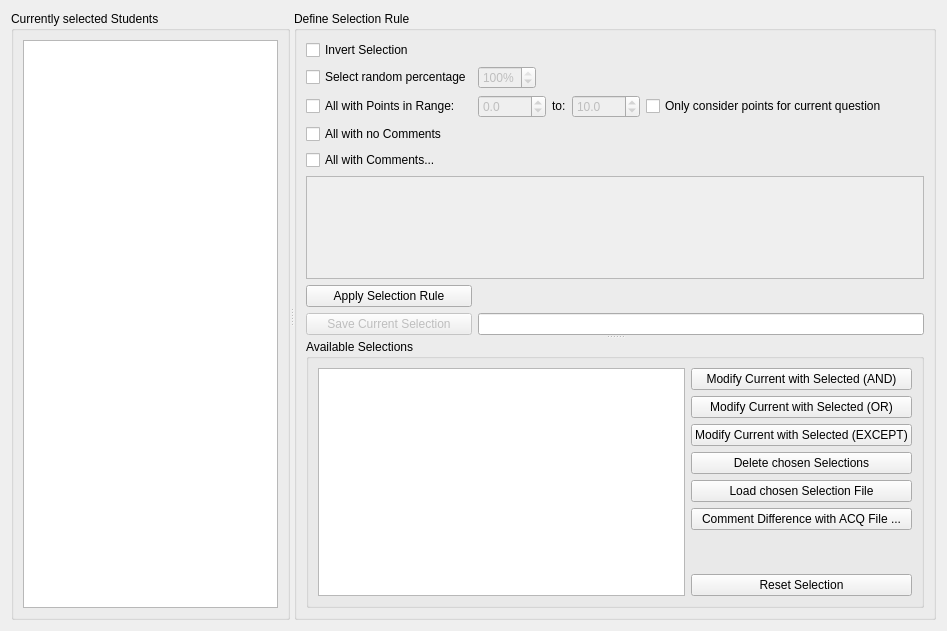
      <widget class="QWidget" name="tab_select">
       <attribute name="title">
        <string>Select</string>
       </attribute>
       <layout class="QHBoxLayout" name="horizontalLayout_4">
        <item>
         <widget class="QSplitter" name="splitter_2">
          <property name="orientation">
           <enum>Qt::Horizontal</enum>
          </property>
          <property name="childrenCollapsible">
           <bool>false</bool>
          </property>
          <widget class="QGroupBox" name="groupbox_select_currentSelection">
           <property name="maximumSize">
            <size>
             <width>300</width>
             <height>16777215</height>
            </size>
           </property>
           <property name="title">
            <string>Currently selected Students</string>
           </property>
           <layout class="QVBoxLayout" name="verticalLayout_6">
            <item>
             <widget class="QListWidget" name="list_select_currentlySelected"/>
            </item>
           </layout>
          </widget>
          <widget class="QGroupBox" name="groupbox_select_editSelection">
           <property name="sizePolicy">
            <sizepolicy hsizetype="Expanding" vsizetype="Expanding">
             <horstretch>0</horstretch>
             <verstretch>0</verstretch>
            </sizepolicy>
           </property>
           <property name="title">
            <string>Define Selection Rule</string>
           </property>
           <layout class="QVBoxLayout" name="verticalLayout_7">
            <item>
             <widget class="QSplitter" name="splitter_3">
              <property name="orientation">
               <enum>Qt::Vertical</enum>
              </property>
              <property name="childrenCollapsible">
               <bool>false</bool>
              </property>
              <widget class="QWidget" name="layoutWidget">
               <layout class="QGridLayout" name="gridlayout_select_defineRule">
                <item row="4" column="0" colspan="2">
                 <widget class="QCheckBox" name="checkbox_select_withComments">
                  <property name="text">
                   <string>All with Comments...</string>
                  </property>
                 </widget>
                </item>
                <item row="2" column="0">
                 <widget class="QCheckBox" name="checkbox_select_pointsRange">
                  <property name="text">
                   <string>All with Points in Range:</string>
                  </property>
                 </widget>
                </item>
                <item row="5" column="0" colspan="2">
                 <widget class="QScrollArea" name="scrollarea_select_withComments">
                  <property name="widgetResizable">
                   <bool>true</bool>
                  </property>
                  <widget class="QWidget" name="verticallayout_select_withComments_2">
                   <property name="geometry">
                    <rect>
                     <x>0</x>
                     <y>0</y>
                     <width>996</width>
                     <height>135</height>
                    </rect>
                   </property>
                   <layout class="QVBoxLayout" name="verticallayout_select_withComments">
                    <item>
                     <spacer name="verticalspacer_select_withComments">
                      <property name="orientation">
                       <enum>Qt::Vertical</enum>
                      </property>
                      <property name="sizeHint" stdset="0">
                       <size>
                        <width>20</width>
                        <height>85</height>
                       </size>
                      </property>
                     </spacer>
                    </item>
                   </layout>
                  </widget>
                 </widget>
                </item>
                <item row="2" column="1">
                 <layout class="QHBoxLayout" name="horizontallayout_select_pointsRange">
                  <property name="sizeConstraint">
                   <enum>QLayout::SetDefaultConstraint</enum>
                  </property>
                  <item>
                   <widget class="QDoubleSpinBox" name="spinbox_select_pointsFrom">
                    <property name="enabled">
                     <bool>false</bool>
                    </property>
                    <property name="decimals">
                     <number>1</number>
                    </property>
                    <property name="minimum">
                     <double>-1000.000000000000000</double>
                    </property>
                    <property name="maximum">
                     <double>1000.000000000000000</double>
                    </property>
                    <property name="singleStep">
                     <double>0.500000000000000</double>
                    </property>
                   </widget>
                  </item>
                  <item>
                   <widget class="QLabel" name="label_select_to">
                    <property name="sizePolicy">
                     <sizepolicy hsizetype="Fixed" vsizetype="Fixed">
                      <horstretch>0</horstretch>
                      <verstretch>0</verstretch>
                     </sizepolicy>
                    </property>
                    <property name="text">
                     <string>to:</string>
                    </property>
                   </widget>
                  </item>
                  <item>
                   <widget class="QDoubleSpinBox" name="spinbox_select_pointsTo">
                    <property name="enabled">
                     <bool>false</bool>
                    </property>
                    <property name="decimals">
                     <number>1</number>
                    </property>
                    <property name="minimum">
                     <double>-1000.000000000000000</double>
                    </property>
                    <property name="maximum">
                     <double>1000.000000000000000</double>
                    </property>
                    <property name="singleStep">
                     <double>0.500000000000000</double>
                    </property>
                    <property name="value">
                     <double>10.000000000000000</double>
                    </property>
                   </widget>
                  </item>
                  <item>
                   <widget class="QCheckBox" name="checkbox_select_onlyCurrentQuestion">
                    <property name="text">
                     <string>Only consider points for current question</string>
                    </property>
                   </widget>
                  </item>
                  <item>
                   <spacer name="horizontalspacer_select_pointsRange">
                    <property name="orientation">
                     <enum>Qt::Horizontal</enum>
                    </property>
                    <property name="sizeHint" stdset="0">
                     <size>
                      <width>40</width>
                      <height>20</height>
                     </size>
                    </property>
                   </spacer>
                  </item>
                 </layout>
                </item>
                <item row="8" column="0">
                 <widget class="QPushButton" name="button_select_saveRule">
                  <property name="enabled">
                   <bool>false</bool>
                  </property>
                  <property name="text">
                   <string>Save Current Selection</string>
                  </property>
                 </widget>
                </item>
                <item row="3" column="0">
                 <widget class="QCheckBox" name="checkbox_select_noComments">
                  <property name="text">
                   <string>All with no Comments</string>
                  </property>
                 </widget>
                </item>
                <item row="8" column="1">
                 <widget class="QLineEdit" name="textbox_select_selectionName">
                  <property name="text">
                   <string/>
                  </property>
                 </widget>
                </item>
                <item row="1" column="0">
                 <widget class="QCheckBox" name="checkbox_select_percentage">
                  <property name="text">
                   <string>Select random percentage</string>
                  </property>
                 </widget>
                </item>
                <item row="0" column="0">
                 <widget class="QCheckBox" name="checkbox_select_invert">
                  <property name="text">
                   <string>Invert Selection</string>
                  </property>
                 </widget>
                </item>
                <item row="1" column="1">
                 <layout class="QHBoxLayout" name="horizontallayout_select_random">
                  <item>
                   <widget class="QSpinBox" name="spinbox_select_percentage">
                    <property name="enabled">
                     <bool>false</bool>
                    </property>
                    <property name="suffix">
                     <string>%</string>
                    </property>
                    <property name="minimum">
                     <number>1</number>
                    </property>
                    <property name="maximum">
                     <number>100</number>
                    </property>
                    <property name="value">
                     <number>100</number>
                    </property>
                   </widget>
                  </item>
                  <item>
                   <spacer name="horizontalspacer_select_random">
                    <property name="orientation">
                     <enum>Qt::Horizontal</enum>
                    </property>
                    <property name="sizeHint" stdset="0">
                     <size>
                      <width>40</width>
                      <height>20</height>
                     </size>
                    </property>
                   </spacer>
                  </item>
                 </layout>
                </item>
                <item row="6" column="0">
                 <widget class="QPushButton" name="button_select_applyRule">
                  <property name="text">
                   <string>Apply Selection Rule</string>
                  </property>
                 </widget>
                </item>
               </layout>
              </widget>
              <widget class="QGroupBox" name="groupbox_select_availableSelections">
               <property name="sizePolicy">
                <sizepolicy hsizetype="Expanding" vsizetype="Expanding">
                 <horstretch>0</horstretch>
                 <verstretch>0</verstretch>
                </sizepolicy>
               </property>
               <property name="maximumSize">
                <size>
                 <width>16777215</width>
                 <height>16777215</height>
                </size>
               </property>
               <property name="title">
                <string>Available Selections</string>
               </property>
               <layout class="QHBoxLayout" name="horizontalLayout_5">
                <item>
                 <widget class="QListWidget" name="list_select_availableSelections">
                  <property name="sizePolicy">
                   <sizepolicy hsizetype="Expanding" vsizetype="Expanding">
                    <horstretch>0</horstretch>
                    <verstretch>0</verstretch>
                   </sizepolicy>
                  </property>
                  <property name="maximumSize">
                   <size>
                    <width>16777215</width>
                    <height>16777215</height>
                   </size>
                  </property>
                  <property name="selectionMode">
                   <enum>QAbstractItemView::ExtendedSelection</enum>
                  </property>
                  <property name="wordWrap">
                   <bool>true</bool>
                  </property>
                 </widget>
                </item>
                <item>
                 <layout class="QVBoxLayout" name="verticalLayout_12">
                  <item>
                   <widget class="QPushButton" name="button_select_combineAND">
                    <property name="enabled">
                     <bool>true</bool>
                    </property>
                    <property name="sizePolicy">
                     <sizepolicy hsizetype="Minimum" vsizetype="Preferred">
                      <horstretch>0</horstretch>
                      <verstretch>0</verstretch>
                     </sizepolicy>
                    </property>
                    <property name="text">
                     <string>Modify Current with Selected (AND)</string>
                    </property>
                   </widget>
                  </item>
                  <item>
                   <widget class="QPushButton" name="button_select_combineOR">
                    <property name="enabled">
                     <bool>true</bool>
                    </property>
                    <property name="sizePolicy">
                     <sizepolicy hsizetype="Minimum" vsizetype="Preferred">
                      <horstretch>0</horstretch>
                      <verstretch>0</verstretch>
                     </sizepolicy>
                    </property>
                    <property name="text">
                     <string>Modify Current with Selected (OR)</string>
                    </property>
                   </widget>
                  </item>
                  <item>
                   <widget class="QPushButton" name="button_select_combineEXCEPT">
                    <property name="enabled">
                     <bool>true</bool>
                    </property>
                    <property name="sizePolicy">
                     <sizepolicy hsizetype="Minimum" vsizetype="Preferred">
                      <horstretch>0</horstretch>
                      <verstretch>0</verstretch>
                     </sizepolicy>
                    </property>
                    <property name="text">
                     <string>Modify Current with Selected (EXCEPT)</string>
                    </property>
                   </widget>
                  </item>
                  <item>
                   <widget class="QPushButton" name="button_select_removeRule">
                    <property name="enabled">
                     <bool>true</bool>
                    </property>
                    <property name="sizePolicy">
                     <sizepolicy hsizetype="Minimum" vsizetype="Preferred">
                      <horstretch>0</horstretch>
                      <verstretch>0</verstretch>
                     </sizepolicy>
                    </property>
                    <property name="text">
                     <string>Delete chosen Selections</string>
                    </property>
                   </widget>
                  </item>
                  <item>
                   <widget class="QPushButton" name="button_select_loadSelection">
                    <property name="sizePolicy">
                     <sizepolicy hsizetype="Minimum" vsizetype="Preferred">
                      <horstretch>0</horstretch>
                      <verstretch>0</verstretch>
                     </sizepolicy>
                    </property>
                    <property name="text">
                     <string>Load chosen Selection File</string>
                    </property>
                   </widget>
                  </item>
                  <item>
                   <widget class="QPushButton" name="button_select_commentDifference">
                    <property name="sizePolicy">
                     <sizepolicy hsizetype="Minimum" vsizetype="Preferred">
                      <horstretch>0</horstretch>
                      <verstretch>0</verstretch>
                     </sizepolicy>
                    </property>
                    <property name="text">
                     <string>Comment Difference with ACQ File ...</string>
                    </property>
                   </widget>
                  </item>
                  <item>
                   <spacer name="verticalSpacer">
                    <property name="orientation">
                     <enum>Qt::Vertical</enum>
                    </property>
                    <property name="sizeHint" stdset="0">
                     <size>
                      <width>20</width>
                      <height>40</height>
                     </size>
                    </property>
                   </spacer>
                  </item>
                  <item>
                   <widget class="QPushButton" name="button_select_resetSelection">
                    <property name="enabled">
                     <bool>true</bool>
                    </property>
                    <property name="sizePolicy">
                     <sizepolicy hsizetype="Minimum" vsizetype="Preferred">
                      <horstretch>0</horstretch>
                      <verstretch>0</verstretch>
                     </sizepolicy>
                    </property>
                    <property name="text">
                     <string>Reset Selection</string>
                    </property>
                   </widget>
                  </item>
                 </layout>
                </item>
               </layout>
              </widget>
             </widget>
            </item>
           </layout>
          </widget>
         </widget>
        </item>
       </layout>
      </widget>
